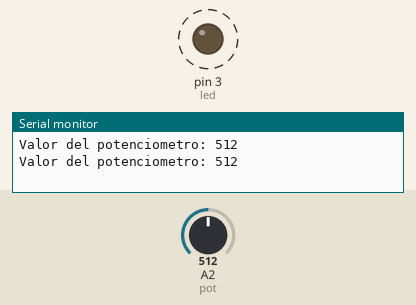
This sketch was run on a simulated Arduino Uno, built with avr-gcc and run on an emulated ATmega328P. Parts: output pins drawn as LEDs (lit = HIGH), the last lines printed to the serial monitor. Dashed ring = blinking. The test bench sets the inputs (shaded band); at power-on: A2 (pot) = 512.

Above: at 1.8 s.
1.9 s: A2 (pot) set to 122
At 2.7 s:
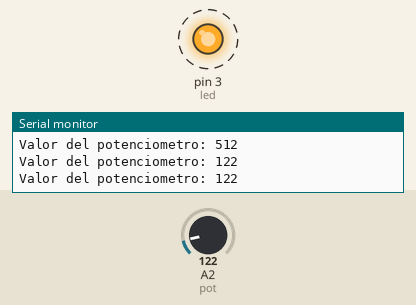
5.4 s: A2 (pot) set to 0
At 6.4 s:
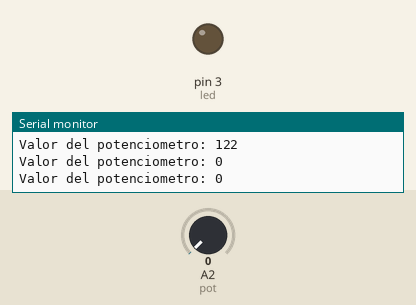
Timing chart, 0 to 8.4 s (numbered marks = the images above; inputs shaded):
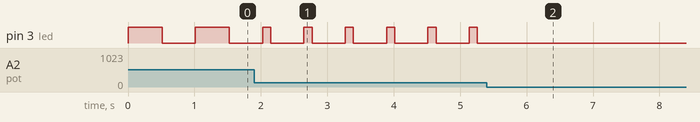

The sketch:

lectura_de_se_ales_digitales_II.ino
```cpp
/*
Autor: Roberto Rico Sandoval.
Fille: Lectura de señales digitales.
Date: 02/ 01/ 2023
*/

int pot = 2;
int led = 3;

int valorPot = 0;

void setup()
{
  Serial.begin(9600);
  pinMode(led, OUTPUT);
}

void loop()
{
  valorPot = analogRead(pot);
  Serial.print("Valor del potenciometro: ");
  Serial.println(valorPot);
  digitalWrite(led, HIGH);
  delay(valorPot);
  digitalWrite(led, LOW);
  delay(500);
}
```

Measured:
- after the input at 1.9 s, pin 3 (led): alternates HIGH for 0.12 s and LOW for 0.50 s, starting after 0.25 s
- after the input at 5.4 s, pin 3 (led): stops changing and stays LOW
- by itself, pin 3 (led): alternates HIGH for 0.51 s and LOW for 0.50 s
